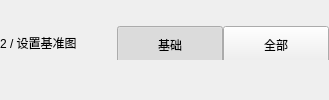
          <widget class="QFrame" name="editorHeaderFrame">
           <property name="frameShape">
            <enum>QFrame::NoFrame</enum>
           </property>
           <layout class="QHBoxLayout" name="horizontalLayout_editorHeader">
            <property name="spacing">
             <number>0</number>
            </property>
            <property name="leftMargin">
             <number>0</number>
            </property>
            <property name="topMargin">
             <number>0</number>
            </property>
            <property name="rightMargin">
             <number>0</number>
            </property>
            <property name="bottomMargin">
             <number>14</number>
            </property>
            <item>
             <widget class="QLabel" name="editorTitleLabel">
              <property name="text">
               <string>2 / 设置基准图</string>
              </property>
              <property name="editorTitle" stdset="0">
               <bool>true</bool>
              </property>
             </widget>
            </item>
            <item>
             <spacer name="horizontalSpacer_editorHeader">
              <property name="orientation">
               <enum>Qt::Horizontal</enum>
              </property>
              <property name="sizeHint" stdset="0">
               <size>
                <width>40</width>
                <height>20</height>
               </size>
              </property>
             </spacer>
            </item>
            <item>
             <widget class="QFrame" name="segmentFrame">
              <property name="minimumSize">
               <size>
                <width>212</width>
                <height>34</height>
               </size>
              </property>
              <property name="maximumSize">
               <size>
                <width>16777215</width>
                <height>34</height>
               </size>
              </property>
              <property name="frameShape">
               <enum>QFrame::NoFrame</enum>
              </property>
              <property name="segmented" stdset="0">
               <bool>true</bool>
              </property>
              <layout class="QHBoxLayout" name="horizontalLayout_segmentFrame">
               <property name="spacing">
                <number>0</number>
               </property>
               <property name="leftMargin">
                <number>0</number>
               </property>
               <property name="topMargin">
                <number>0</number>
               </property>
               <property name="rightMargin">
                <number>0</number>
               </property>
               <property name="bottomMargin">
                <number>0</number>
               </property>
               <item>
                <widget class="QPushButton" name="basicModeButton">
                 <property name="minimumSize">
                  <size>
                   <width>106</width>
                   <height>38</height>
                  </size>
                 </property>
                 <property name="text">
                  <string>基础</string>
                 </property>
                 <property name="checkable">
                  <bool>true</bool>
                 </property>
                 <property name="checked">
                  <bool>true</bool>
                 </property>
                </widget>
               </item>
               <item>
                <widget class="QPushButton" name="allModeButton">
                 <property name="minimumSize">
                  <size>
                   <width>106</width>
                   <height>38</height>
                  </size>
                 </property>
                 <property name="text">
                  <string>全部</string>
                 </property>
                 <property name="checkable">
                  <bool>true</bool>
                 </property>
                </widget>
               </item>
              </layout>
             </widget>
            </item>
           </layout>
          </widget>
